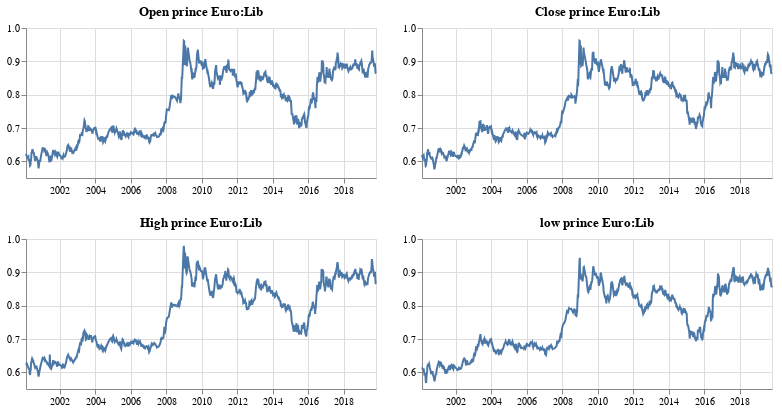

Write notebook code for a chart like this one.
### Markdown cell above
#### Analysis
* Let's see the behavior in time from Open, Close, High and Low

### Code cell
open_time = alt.Chart(df).mark_line().encode(
    x = alt.X(
        'Date:T',
        axis = alt.Axis(title = None)
    ),
    y = alt.Y(
        'Open:Q',
        scale = alt.Scale(domain=[0.55,1]),
        axis = alt.Axis(title = None)
    )
).properties(
    width = 350,
    height = 150,
    title = 'Open prince Euro:Lib'
)

close_time = alt.Chart(df).mark_line().encode(
    x = alt.X(
        'Date:T',
        axis = alt.Axis(title = None)
    ),
    y = alt.Y(
        'Close:Q',
        scale = alt.Scale(domain=[0.55,1]),
        axis = alt.Axis(title = None)
    )
).properties(
    width = 350,
    height = 150,
    title = 'Close prince Euro:Lib'
)

high_time = alt.Chart(df).mark_line().encode(
    x = alt.X(
        'Date:T',
        axis = alt.Axis(title = None)
    ),
    y = alt.Y(
        'High:Q',
        scale = alt.Scale(domain=[0.55,1]),
        axis = alt.Axis(title = None)
    )
).properties(
    width = 350,
    height = 150,
    title = 'High prince Euro:Lib'
)

low_time = alt.Chart(df).mark_line().encode(
    x = alt.X(
        'Date:T',
        axis = alt.Axis(title = None)
    ),
    y = alt.Y(
        'Low:Q',
        scale = alt.Scale(domain=[0.55,1]),
        axis = alt.Axis(title = None)
    )
).properties(
    width = 350,
    height = 150,
    title = 'low prince Euro:Lib'
)

alt.hconcat(
    open_time,
    close_time
) & alt.hconcat(
    high_time,
    low_time
)

### Figure 1 — Vega-Lite specification as saved in the notebook (floating-point values rounded to 4 significant figures; data arrays with more than 128 entries replaced by an {"elided": "..."} marker saying what was removed)
{"config": {"view": {"continuousWidth": 400, "continuousHeight": 300}}, "vconcat": [{"hconcat": [{"mark": "line", "encoding": {"x": {"type": "temporal", "axis": {"title": null}, "field": "Date"}, "y": {"type": "quantitative", "axis": {"title": null}, "field": "Open", "scale": {"domain": [0.55, 1]}}}, "height": 150, "title": "Open prince Euro:Lib", "width": 350}, {"mark": "line", "encoding": {"x": {"type": "temporal", "axis": {"title": null}, "field": "Date"}, "y": {"type": "quantitative", "axis": {"title": null}, "field": "Close", "scale": {"domain": [0.55, 1]}}}, "height": 150, "title": "Close prince Euro:Lib", "width": 350}]}, {"hconcat": [{"mark": "line", "encoding": {"x": {"type": "temporal", "axis": {"title": null}, "field": "Date"}, "y": {"type": "quantitative", "axis": {"title": null}, "field": "High", "scale": {"domain": [0.55, 1]}}}, "height": 150, "title": "High prince Euro:Lib", "width": 350}, {"mark": "line", "encoding": {"x": {"type": "temporal", "axis": {"title": null}, "field": "Date"}, "y": {"type": "quantitative", "axis": {"title": null}, "field": "Low", "scale": {"domain": [0.55, 1]}}}, "height": 150, "title": "low prince Euro:Lib", "width": 350}]}], "data": {"name": "data-c502f7a2b428971e2cabdb7961d738ae"}, "$schema": "https://vega.github.io/schema/vega-lite/v4.8.1.json", "datasets": {"data-c502f7a2b428971e2cabdb7961d738ae": {"elided": "734 records"}}}
